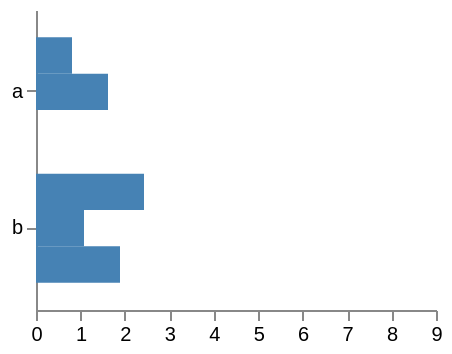

The Vega-Lite source for this figure:
### Vega specification from a JSON file in a GitHub repository (floating-point values rounded to 4 significant figures)
{"$schema": "https://vega.github.io/schema/vega/v6.json", "width": 200, "height": 150, "padding": 5, "data": [{"name": "rows", "values": [{"c": "a", "p": "x", "v": 3}, {"c": "a", "p": "y", "v": 6}, {"c": "b", "p": "x", "v": 9}, {"c": "b", "p": "y", "v": 4}, {"c": "b", "p": "z", "v": 7}]}], "scales": [{"name": "cy", "type": "band", "domain": {"data": "rows", "field": "c"}, "range": "height", "padding": 0.2}, {"name": "vx", "type": "linear", "domain": {"data": "rows", "field": "v"}, "range": "width", "zero": true, "nice": true}], "axes": [{"orient": "left", "scale": "cy"}, {"orient": "bottom", "scale": "vx"}], "marks": [{"type": "group", "from": {"facet": {"data": "rows", "name": "part", "groupby": "c"}}, "encode": {"enter": {"y": {"scale": "cy", "field": "c"}}}, "signals": [{"name": "height", "update": "bandwidth('cy')"}, {"name": "width", "update": "60"}], "scales": [{"name": "py", "type": "band", "domain": {"data": "rows", "field": "p"}, "range": "height"}, {"name": "pw", "type": "linear", "domain": [0, 10], "range": "width"}], "marks": [{"type": "rect", "from": {"data": "part"}, "encode": {"enter": {"y": {"scale": "py", "field": "p"}, "height": {"scale": "py", "band": 1}, "x": {"value": 0}, "x2": {"scale": "pw", "field": "v"}, "fill": {"value": "steelblue"}}}}]}]}
